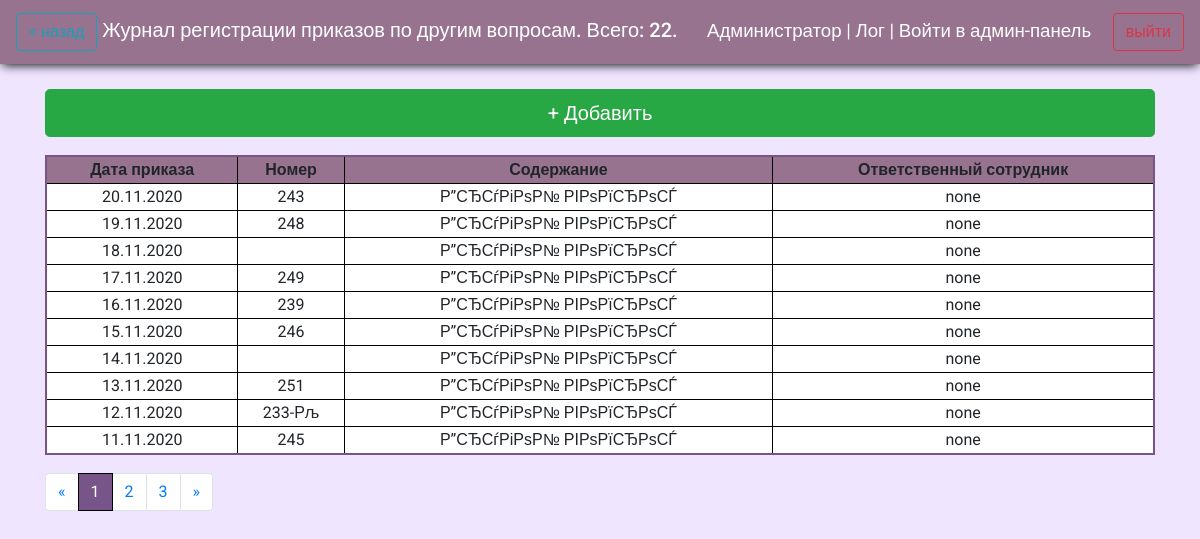
The app's page /journals/orders_on_others/ (signed in) with its own data.
### reg_jounals/models.py (models this page shows)
class OrdersOnOtherMatters(models.Model):
    oom_number = models.CharField(max_length=5, help_text="Введите номер приказа", verbose_name="Номер приказа", db_index=True)
    oom_date = models.DateField(help_text="Введите дату приказа", verbose_name="Дата приказа", db_index=True)
    oom_content = models.CharField(max_length=256, help_text="Введите содержание приказа", verbose_name='Содержание')
    oom_res_officer = models.CharField(blank=True, editable=False,  max_length=256, help_text="Сотрудник, который внес документ в систему ", verbose_name='Ответственный сотрудник')
    class Meta:
        ordering = ["id"]
        verbose_name = 'Приказ по другим вопросам'
        verbose_name_plural = 'Приказы по другим вопросам'

### reg_jounals/views.py (the view)
# urls.py: path('orders_on_others/', views.order_other_matters, name='orders_on_others'),
def order_other_matters(request):
    if request.user.is_authenticated:
        date_from = request.GET.get('oom_search_from','')
        date_to = request.GET.get('oom_search_to', '')
        if date_from and date_to:
            date_from = DT.datetime.strptime(date_from, '%d.%m.%Y').date()
            date_to = DT.datetime.strptime(date_to, '%d.%m.%Y').date()
            orders = OrdersOnOtherMatters.objects.filter(oom_date__range=(date_from, date_to)).order_by('oom_date')
        else:
            orders = OrdersOnOtherMatters.objects.all().order_by('-id')
        p_orders = Paginator(orders, 10)
        page_number = request.GET.get('page', 1)
        page = p_orders.get_page(page_number)
        count = len(orders)
        return render(request, 'reg_jounals/orders_on_others.html', context={'orders':page, 'count':count})
    else:
        return render(request, 'reg_jounals/no_auth.html')

### reg_jounals/templates/reg_jounals/orders_on_others.html (shortened to what this page needs)
{%extends "reg_jounals/index.html" %}
{%block header%} <a class="btn btn-outline-info" href="../"> < назад</a> Журнал регистрации приказов по другим вопросам. Всего: {{count}}.  {%endblock%}
{%block content%}
<a class="btn btn-success btn-lg m-bottom btn-add " href="{%url 'orders_on_others_add_url'%}"> + Добавить</a>
{% if orders %}
<table>
  <thead class="thead-dark">
  <tr class="tr-header">
    <th scope="col">Дата приказа</th>
    <th scope="col">Номер</th>
    <th scope="col">Содержание</th>
    <th scope="col">Ответственный сотрудник</th>
  </tr>
  </thead>
  {%for order in orders%}
<tr onclick="return location.href = '{% url 'orders_on_others_upd_url' id=order.id%}' ">
    <td>{{order.oom_date|date:"d.m.Y"}}</td>
    <td>{{order.oom_number}}</td>
    <td>{{order.oom_content}}</td>
    <td>{{order.oom_res_officer}}</td>
</tr>
  {%endfor%}
</table>
<nav  class="paginator" aria-label="Page navigation example">
  <ul class="pagination">
    <li class="page-item">
      <a class="page-link" href="#" aria-label="Previous">
<span aria-hidden="true">&laquo;</span>
      </a>
    </li>
{% for p in orders.paginator.page_range %}
  {% if orders.number == p%}
   <li class="page-item active"><a class="page-link" href="?page={{p}}">{{ p }}</a></li>
   {%else%}
        <li class="page-item"><a class="page-link" href="?page={{p}}">{{ p }}</a></li>
    {%endif%}
  {% endfor %}
{%if orders.has_next%}
    <li class="page-item">
      <a class="page-link" href='?page={{orders.next_page_number}}' aria-label="Next">
<span aria-hidden="true">&raquo;</span>
      </a>
    </li>
  {%else%}
  <li class="page-item disabled">
    <a class="page-link" href='#' aria-disabled='true' aria-label="Next">
      <span aria-hidden="true">&raquo;</span>
    </a>
  </li>
  {%endif%}
  </ul>
</nav>
{%else%}
<h2>Записей нет</h2>
{%endif%}
{%endblock%}

### reg_jounals/templates/reg_jounals/index.html (shortened to what this page needs)
<!DOCTYPE html>
<html  lang="en">
<head>
  {%load static%}
  <link rel="stylesheet" href="{% static 'css/style.css'%}">
  <link rel="stylesheet" href="{% static 'css/VacList.css'%}">
  <link rel="stylesheet" href="https://cdn.jsdelivr.net/npm/bootstrap@4.5.3/dist/css/bootstrap.min.css">
</head>
<body onload="TextDisabled()">
  <header>
    <nav class="navbar navbar-light ">
    <span class="navbar-brand mb-0 h1">{%block header%} {%endblock%}</span><span style="text-align: right; float: right;font-size: 14pt;">  {{ user.first_name }} {% if request.user.is_superuser%}  <a style="color:white;" href="{% url 'logfile' %}">| Лог |</a> <a style="color:white;" href="/admin/">Войти в админ-панель</a>{%endif%} <a class="btn btn-outline-danger" style="margin-left: 17px;" href="{% url 'logout'%}">выйти</a></span>
  </header>
<div class="container">
    {%block content%}{%endblock%}
  </div>
</body>
</html>

### reg_jounals/static/css/style.css (style rules this page uses)
* { font-family: 'Roboto', sans-serif; }
body { background: #white !important; background-color: #efe5ff !important; }
.navbar-light .navbar-brand { color: rgb(255 255 255) !important; }
.container { margin-top: 10px; }
.btn-add { float: left; width: 100%; margin-top: 15px; }
.navbar { color: white; background: #977390; box-shadow: 0 3px 10px -2px black; }
table { border: solid 2px #785589; background: white; border-collapse: collapse; margin: 18px auto; float: left; width: 100%; }
table th { text-align: center; }
table .tr-header { background: #977390 ; }
table tr th, td { border-right: solid 1px black; border-bottom: solid 1px black; cursor: pointer; text-align: center; }
table tr th:last-child, td:last-child { border-right: none; }
table tr:last-child { border-bottom: none; }
.paginator { width: 100%; float: left; }
.page-item.active .page-link { background: #785589 !important; border-color: black !important; }

### records on screen
OrdersOnOtherMatters: oom_date "20.11.2020", oom_number "243", oom_content "Р”СЂСѓРіРѕР№ РІРѕРїСЂРѕСЃ", oom_res_officer "none"
OrdersOnOtherMatters: oom_date "19.11.2020", oom_number "248", oom_content "Р”СЂСѓРіРѕР№ РІРѕРїСЂРѕСЃ", oom_res_officer "none"
OrdersOnOtherMatters: oom_date "18.11.2020", oom_content "Р”СЂСѓРіРѕР№ РІРѕРїСЂРѕСЃ", oom_res_officer "none"
OrdersOnOtherMatters: oom_date "17.11.2020", oom_number "249", oom_content "Р”СЂСѓРіРѕР№ РІРѕРїСЂРѕСЃ", oom_res_officer "none"
OrdersOnOtherMatters: oom_date "16.11.2020", oom_number "239", oom_content "Р”СЂСѓРіРѕР№ РІРѕРїСЂРѕСЃ", oom_res_officer "none"
OrdersOnOtherMatters: oom_date "15.11.2020", oom_number "246", oom_content "Р”СЂСѓРіРѕР№ РІРѕРїСЂРѕСЃ", oom_res_officer "none"
OrdersOnOtherMatters: oom_date "14.11.2020", oom_content "Р”СЂСѓРіРѕР№ РІРѕРїСЂРѕСЃ", oom_res_officer "none"
OrdersOnOtherMatters: oom_date "13.11.2020", oom_number "251", oom_content "Р”СЂСѓРіРѕР№ РІРѕРїСЂРѕСЃ", oom_res_officer "none"
OrdersOnOtherMatters: oom_date "12.11.2020", oom_number "233-Рљ", oom_content "Р”СЂСѓРіРѕР№ РІРѕРїСЂРѕСЃ", oom_res_officer "none"
OrdersOnOtherMatters: oom_date "11.11.2020", oom_number "245", oom_content "Р”СЂСѓРіРѕР№ РІРѕРїСЂРѕСЃ", oom_res_officer "none"

### other values on screen
{{ count }} "22"
{{ user.first_name }} "Администратор"
{{ p }} "1"
{{ p }} "2" "3"
